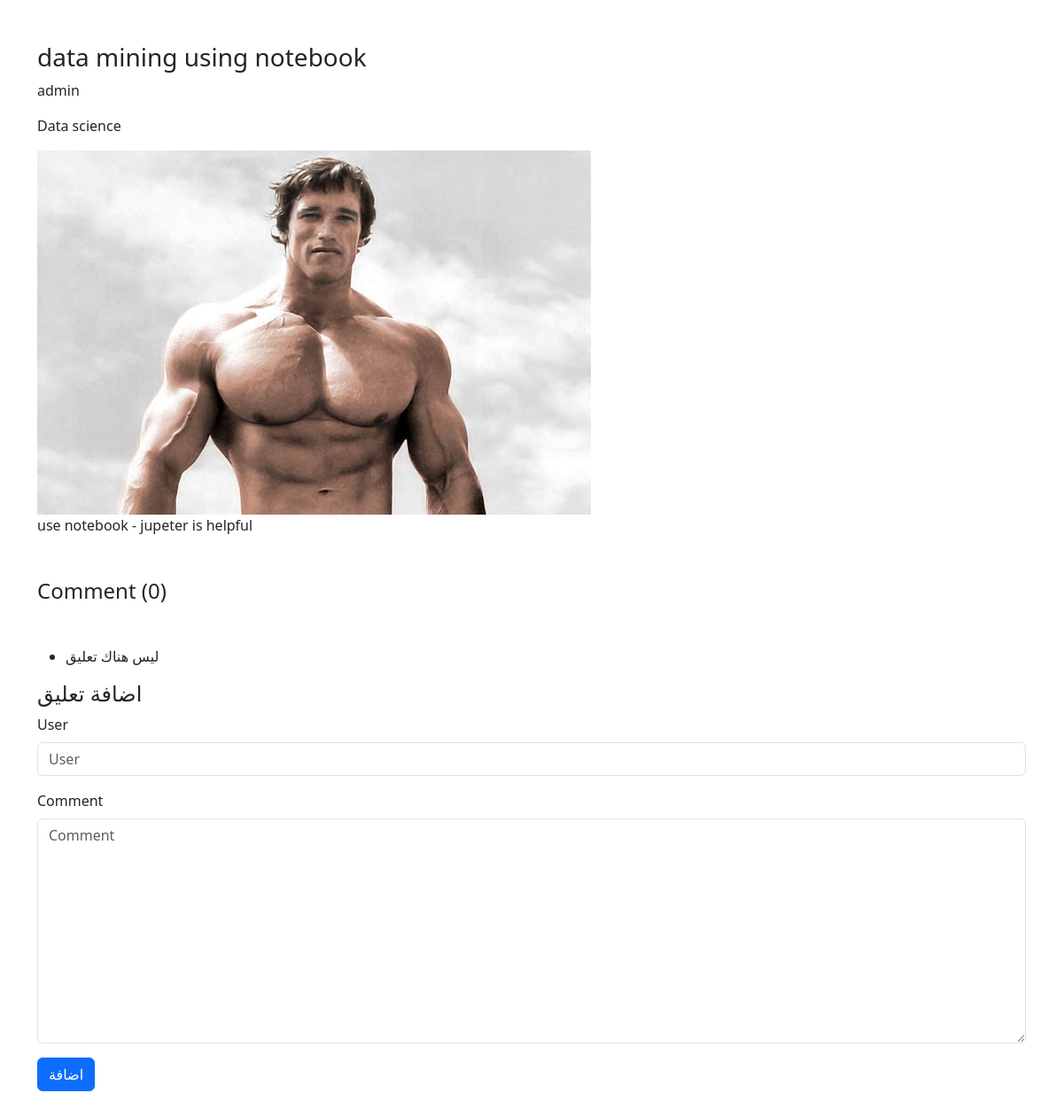
Screenshot of /posts/8 with the database file from the repository.
### posts/models.py (models this page shows)
class Posts(models.Model):
    auther = models.ForeignKey(User,related_name='post_auther',on_delete=models.CASCADE)
    title = models.CharField(max_length=100)
    content = models.TextField(max_length=20000)
    draft = models.BooleanField(default=True)
    publish_date = models.DateTimeField(default=timezone.now)
    image = models.ImageField(upload_to='post')
    category = models.ForeignKey('Category',related_name='post_category',on_delete=models.SET_NULL,null=True)
    tags = TaggableManager()
    def __str__(self):
        return self.title

class Category(models.Model):
    name = models.CharField(max_length=100)
    def __str__(self):
        return self.name

### posts/views.py (the view)
# urls.py: path('posts/<int:pk>',post_detail),
def post_detail(request,pk):
    data = Posts.objects.get(id=pk )
    comments = Comment.objects.filter(post=data)
    if request.method == 'POST':
        form = CommentForm(request.POST)
        if form.is_valid():
            myform = form.save(commit=False)
            myform.post = data
            myform.save()
    else:
        form = CommentForm()
    context = {
        'post': data ,
        'comments': comments ,
        'form' : form
    }
    return render(request,'posts/posts_detail.html',context)

### posts/forms.py
class CommentForm(forms.ModelForm):
    class Meta:
        model = Comment
        fields = ['user','comment']

### posts/templates/posts/posts_detail.html (shortened to what this page needs)
{% load bootstrap5 %}
<!doctype html>
<html lang="en">
  <head>
    <link href="https://cdn.jsdelivr.net/npm/bootstrap@5.3.2/dist/css/bootstrap.min.css" rel="stylesheet">
  </head>
  <body>
<div class="container my-5">
    <div>
        <h3> {{post}}</h3>
        <p> {{post.auther}} </p>
        <p> {{post.category}} </p>
        <img src="{{post.image.url}}" alt="">
        <p>
            {{post.content|safe}}
        </p>
    </div>
    <div>
       <h4 class="my-5"> Comment ({{comments|length}}) </h4>
        <ul>
            {% for comment in comments %}
             <li>{{comment.user}} -- {{comment.comment}} </li>
            {% empty %}
            <li> ليس هناك تعليق </li>
            {% endfor %}
        </ul>
       <h4> اضافة تعليق </h4>
       <form method="post">
        {% bootstrap_form form %}
        {% buttons %}
            <button type="submit" class="btn btn-primary">اضافة</button>
        {% endbuttons %}
       </form>
    </div>
</div>
  </body>
</html>

### rows the page displays
Posts: title "data mining using notebook", auther "admin", category "Data science", image (picture), content "use notebook - jupeter is helpful"

### other values shown
{{ comments|length }} "0"
